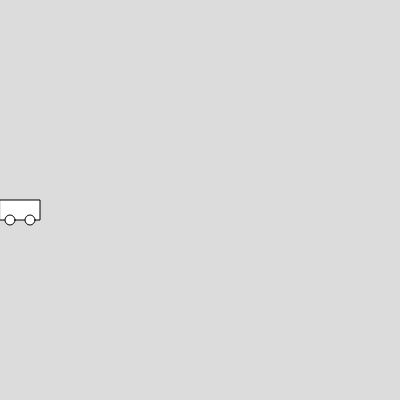
Frame 1 (no input)
Frame 60 (no input): identical to frame 1, image omitted
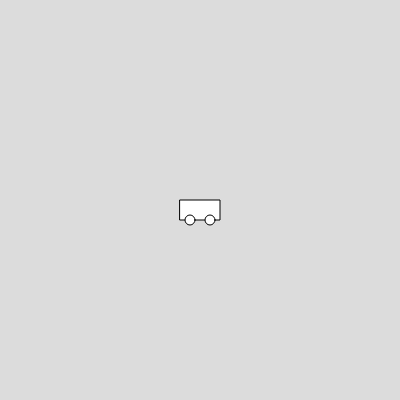
Frame 120 (the mouse pressed at the canvas centre since frame 60)

The p5.js sketch that drew these frames (run headless with seeded random() and noise() and a simulated clock; from frame 60 on, the mouse is pressed at the canvas centre):

// p5.js sketch
// ── sketch.js
let isMoving = false;
let x = 0;
function setup() {
  createCanvas(400, 400);
}

function draw() {
  background(220);
  if(isMoving) {
    x+=3;
  }
  drawCar(x,200);
  console.log(x);
}

function drawCar(x,y) {
  rect(x,y,40,20);
  ellipse(x+10,y+20,10);
  ellipse(x+30,y+20,10);
}

function mousePressed() {
  console.log("Clicked!");

  isMoving = !isMoving;
  //The above line can be expanded as shown below
  /*
  if(isMoving == true) {
    isMoving = false
  } else if(isMoving==false) {
    isMoving = true;
  }
  */
}
